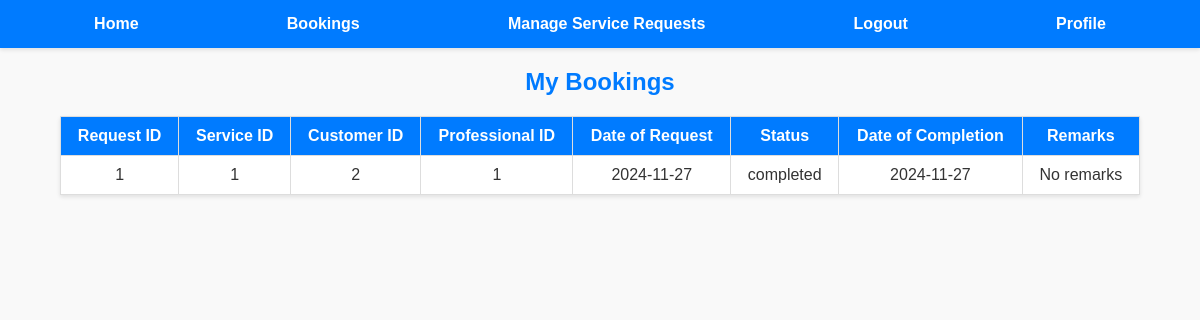
Screenshot of /customer_bookings (signed in) with the database file from the repository.
### models.py (models this page shows)
class service_requests(db.Model):
    __tablename__ = 'service_requests'
    id = db.Column(db.Integer, primary_key = True, autoincrement = True)
    service_id = db.Column(db.Integer, db.ForeignKey('services.id'), nullable = False, autoincrement = True)
    customer_id = db.Column(db.Integer, db.ForeignKey('user.id'), nullable = False, autoincrement = True)
    professional_id  = db.Column(db.Integer, db.ForeignKey('service_professionals.id'), nullable = True, autoincrement = True)
    date_of_request = db.Column(db.Date, default = date.today())
    date_of_completion = db.Column (db.Date, nullable=True)
    service_status = db.Column(db.String, nullable = False, default='pending')
    remarks = db.Column(db.String, nullable = True)
    service = db.relationship('services', backref='service_requests')
    customer = db.relationship('User', backref='service_requests')
    professional = db.relationship('service_professionals', backref='requests')

### app.py (the view)
@app.route('/customer_bookings', methods=['GET'])
def customer_bookings():
    if not session.get('user_id') or session.get('role') != 'customer':
        return redirect('/userlogin')
    customer_id = session['user_id']
    service_requests_list = service_requests.query.filter(service_requests.customer_id == customer_id,service_requests.service_status.in_(['accepted', 'Rejected', 'completed'])).all()
    return render_template('customer_bookings.html', service_requests=service_requests_list)

### templates/customer_bookings.html (shortened to what this page needs)
<!DOCTYPE html>
<html lang="en">
<head>
    <link rel="stylesheet" href="/static/customer_bookings.css">
</head>
<body>
    <nav>
        <a href="/customer_dashboard">Home</a>
        <a href="/customer_bookings">Bookings</a>
        <a href="/manage_service_requests">Manage Service Requests</a>
        <a href="/logout">Logout</a>
        <a href="/customer_profile">Profile</a>
    </nav>
    <h2>My Bookings</h2>
    {% if service_requests %}
        <table border="1">
            <thead>
                <tr>
                    <th>Request ID</th>
                    <th>Service ID</th>
                    <th>Customer ID</th>
                    <th>Professional ID</th>
                    <th>Date of Request</th>
                    <th>Status</th>
                    <th>Date of Completion</th>
                    <th>Remarks</th>
                </tr>
            </thead>
            <tbody>
                {% for request in service_requests %}
                    <tr>
                        <td>{{ request.id }}</td>
                        <td>{{ request.service_id }}</td>
                        <td>{{ request.customer_id }}</td>
                        <td>{{ request.professional_id }}</td>
                        <td>{{ request.date_of_request }}</td>
                        <td>{{ request.service_status }}</td>
                        <td>{{ request.date_of_completion if request.date_of_completion else 'N/A' }}</td>
                        <td>{{ request.remarks if request.remarks else 'No remarks' }}</td>
                    </tr>
                {% endfor %}
            </tbody>
        </table>
    {% else %}
        <p>No bookings available at the moment.</p>
    {% endif %}
</body>
</html>

### static/customer_bookings.css (style rules this page uses)
body { margin: 0; font-family: Arial, sans-serif; background-color: #f9f9f9; color: #333; }
nav { background-color: #007bff; padding: 10px 20px; display: flex; justify-content: space-around; align-items: center; color: white; box-shadow: 0 2px 4px rgba(0, 0, 0, 0.1); }
nav a { color: white; text-decoration: none; font-weight: bold; padding: 5px 10px; border-radius: 4px; }
h2 { text-align: center; margin: 20px 0; color: #007bff; }
table { width: 90%; margin: 0 auto 20px; border-collapse: collapse; background-color: #fff; box-shadow: 0 2px 4px rgba(0, 0, 0, 0.1); }
table th, table td { border: 1px solid #ddd; padding: 10px 15px; text-align: center; }
table th { background-color: #007bff; color: white; font-weight: bold; }

### rows the page displays
service_requests: id "1", service_id "1", customer_id "2", professional_id "1", date_of_request "2024-11-27", service_status "completed", date_of_completion "2024-11-27", remarks "No remarks"
